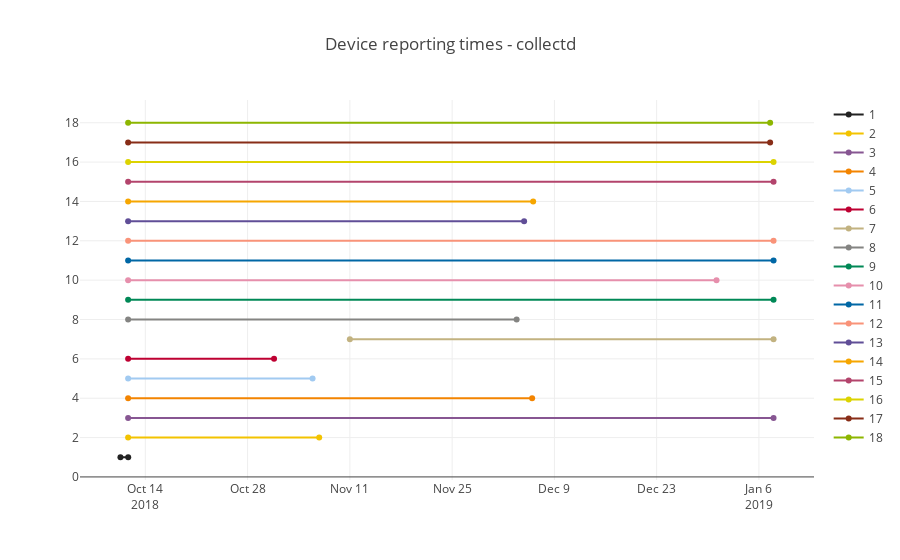
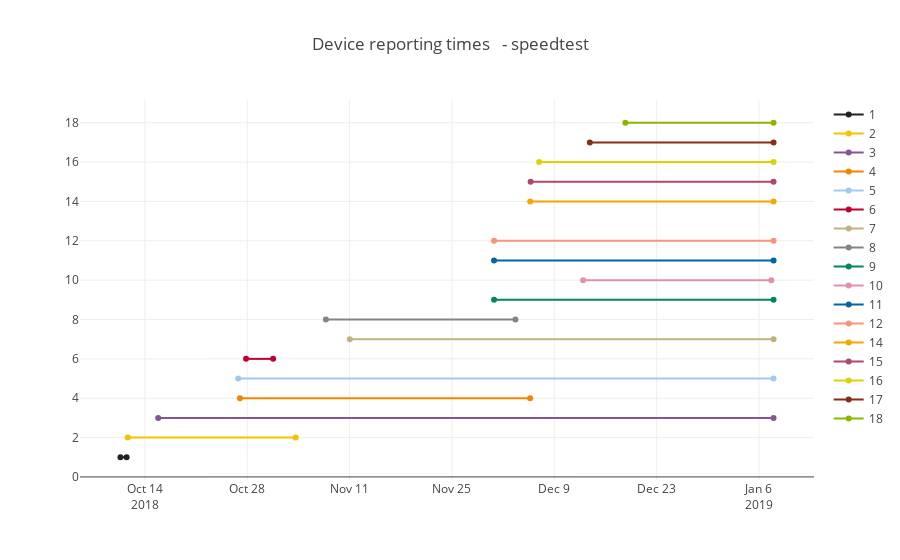

The cell these charts' notebook holds for them, in order:
### Code cell
data=[]
for device in device_numbers:
    points_ping_last=result_ping_last.get_points(tags={'SK_PI':str(device)})
    points_ping_first=result_ping_first.get_points(tags={'SK_PI':str(device)})
    first=0
    last=0
    for point in points_ping_first:
        first=dateutil.parser.parse(point['time']).strftime('%Y-%m-%d %H:%M:%S')
    for point in points_ping_last:
        last=dateutil.parser.parse(point['time']).strftime('%Y-%m-%d %H:%M:%S')
   # print("Device: ", device,"  was reporting from ", first, " to ", last)
    trace = go.Scatter(x=[first,last],y=[device,device], name = device,marker=dict(color=colors[device]))
    data.append(trace)
layout = dict(title = "Device reporting times - collectd")
fig1 = go.Figure(data=data, layout=layout)
iplot(fig1)

start_times=upload_df.groupby('SK_PI')['time'].min()
end_times=upload_df.groupby('SK_PI')['time'].max()
device_numbers=sorted(upload_df['SK_PI'].unique())
#print(device_numbers)
data=[]
for device in device_numbers:
    time_last=end_times[device]
    time_first=start_times[device]
    #print("Device: ", device,"  was reporting from ", time_first, " to ", time_last)
    trace = go.Scatter(x=[time_first,time_last],y=[device,device], name = device,marker=dict(color=colors[device]))
    data.append(trace)
layout = dict(title = "Device reporting times   - speedtest")
fig2 = go.Figure(data=data, layout=layout)
iplot(fig2)

### Figure 1 — Plotly figure (JSON) as saved in the notebook; plotly's stock layout.template omitted (floating-point values rounded to 4 significant figures)
{"data": [{"marker": {"color": "#222222"}, "name": 1, "type": "scatter", "x": ["2018-10-10 14:16:15", "2018-10-11 15:46:31"], "y": [1, 1]}, {"marker": {"color": "#F3C300"}, "name": 2, "type": "scatter", "x": ["2018-10-11 15:27:46", "2018-11-06 19:16:32"], "y": [2, 2]}, {"marker": {"color": "#875692"}, "name": 3, "type": "scatter", "x": ["2018-10-11 15:27:46", "2019-01-07 23:59:57"], "y": [3, 3]}, {"marker": {"color": "#F38400"}, "name": 4, "type": "scatter", "x": ["2018-10-11 15:27:46", "2018-12-05 22:53:02"], "y": [4, 4]}, {"marker": {"color": "#A1CAF1"}, "name": 5, "type": "scatter", "x": ["2018-10-11 15:27:46", "2018-11-05 21:32:30"], "y": [5, 5]}, {"marker": {"color": "#BE0032"}, "name": 6, "type": "scatter", "x": ["2018-10-11 15:27:46", "2018-10-31 14:55:00"], "y": [6, 6]}, {"marker": {"color": "#C2B280"}, "name": 7, "type": "scatter", "x": ["2018-11-11 00:00:03", "2019-01-07 23:59:56"], "y": [7, 7]}, {"marker": {"color": "#848482"}, "name": 8, "type": "scatter", "x": ["2018-10-11 15:27:46", "2018-12-03 19:58:50"], "y": [8, 8]}, {"marker": {"color": "#008856"}, "name": 9, "type": "scatter", "x": ["2018-10-11 15:27:46", "2019-01-07 23:59:54"], "y": [9, 9]}, {"marker": {"color": "#E68FAC"}, "name": 10, "type": "scatter", "x": ["2018-10-11 15:27:46", "2018-12-31 04:39:59"], "y": [10, 10]}, {"marker": {"color": "#0067A5"}, "name": 11, "type": "scatter", "x": ["2018-10-11 15:27:46", "2019-01-07 23:59:55"], "y": [11, 11]}, {"marker": {"color": "#F99379"}, "name": 12, "type": "scatter", "x": ["2018-10-11 15:27:46", "2019-01-07 23:59:59"], "y": [12, 12]}, {"marker": {"color": "#604E97"}, "name": 13, "type": "scatter", "x": ["2018-10-11 15:27:46", "2018-12-04 20:27:05"], "y": [13, 13]}, {"marker": {"color": "#F6A600"}, "name": 14, "type": "scatter", "x": ["2018-10-11 15:27:46", "2018-12-06 02:12:27"], "y": [14, 14]}, {"marker": {"color": "#B3446C"}, "name": 15, "type": "scatter", "x": ["2018-10-11 15:27:46", "2019-01-07 23:59:58"], "y": [15, 15]}, {"marker": {"color": "#DCD300"}, "name": 16, "type": "scatter", "x": ["2018-10-11 15:27:46", "2019-01-07 23:59:56"], "y": [16, 16]}, {"marker": {"color": "#882D17"}, "name": 17, "type": "scatter", "x": ["2018-10-11 15:27:46", "2019-01-07 12:46:58"], "y": [17, 17]}, {"marker": {"color": "#8DB600"}, "name": 18, "type": "scatter", "x": ["2018-10-11 15:27:46", "2019-01-07 12:46:58"], "y": [18, 18]}], "layout": {"title": "Device reporting times - collectd"}}

### Figure 2 — Plotly figure (JSON) as saved in the notebook; plotly's stock layout.template omitted (floating-point values rounded to 4 significant figures)
{"data": [{"marker": {"color": "#222222"}, "name": 1, "type": "scatter", "x": ["2018-10-10 15:45:43", "2018-10-11 12:00:09"], "y": [1, 1]}, {"marker": {"color": "#F3C300"}, "name": 2, "type": "scatter", "x": ["2018-10-11 15:55:58", "2018-11-03 15:00:12"], "y": [2, 2]}, {"marker": {"color": "#875692"}, "name": 3, "type": "scatter", "x": ["2018-10-15 19:36:18", "2019-01-07 23:48:10"], "y": [3, 3]}, {"marker": {"color": "#F38400"}, "name": 4, "type": "scatter", "x": ["2018-10-27 00:03:48", "2018-12-05 16:36:12"], "y": [4, 4]}, {"marker": {"color": "#A1CAF1"}, "name": 5, "type": "scatter", "x": ["2018-10-26 18:18:08", "2019-01-07 23:48:07"], "y": [5, 5]}, {"marker": {"color": "#BE0032"}, "name": 6, "type": "scatter", "x": ["2018-10-27 20:12:15", "2018-10-31 13:00:10"], "y": [6, 6]}, {"marker": {"color": "#C2B280"}, "name": 7, "type": "scatter", "x": ["2018-11-11 00:36:13", "2019-01-07 23:48:04"], "y": [7, 7]}, {"marker": {"color": "#848482"}, "name": 8, "type": "scatter", "x": ["2018-11-07 18:22:07", "2018-12-03 16:30:07"], "y": [8, 8]}, {"marker": {"color": "#008856"}, "name": 9, "type": "scatter", "x": ["2018-11-30 18:12:12", "2019-01-07 23:48:05"], "y": [9, 9]}, {"marker": {"color": "#E68FAC"}, "name": 10, "type": "scatter", "x": ["2018-12-12 22:29:40", "2019-01-07 16:24:08"], "y": [10, 10]}, {"marker": {"color": "#0067A5"}, "name": 11, "type": "scatter", "x": ["2018-11-30 18:12:09", "2019-01-07 23:48:08"], "y": [11, 11]}, {"marker": {"color": "#F99379"}, "name": 12, "type": "scatter", "x": ["2018-11-30 18:12:06", "2019-01-07 23:48:01"], "y": [12, 12]}, {"marker": {"color": "#F6A600"}, "name": 14, "type": "scatter", "x": ["2018-12-05 16:48:41", "2019-01-07 23:48:11"], "y": [14, 14]}, {"marker": {"color": "#B3446C"}, "name": 15, "type": "scatter", "x": ["2018-12-05 18:23:59", "2019-01-07 23:48:09"], "y": [15, 15]}, {"marker": {"color": "#DCD300"}, "name": 16, "type": "scatter", "x": ["2018-12-06 22:12:11", "2019-01-07 23:48:07"], "y": [16, 16]}, {"marker": {"color": "#882D17"}, "name": 17, "type": "scatter", "x": ["2018-12-13 20:42:08", "2019-01-07 23:48:17"], "y": [17, 17]}, {"marker": {"color": "#8DB600"}, "name": 18, "type": "scatter", "x": ["2018-12-18 17:18:33", "2019-01-07 23:48:08"], "y": [18, 18]}], "layout": {"title": "Device reporting times   - speedtest"}}
